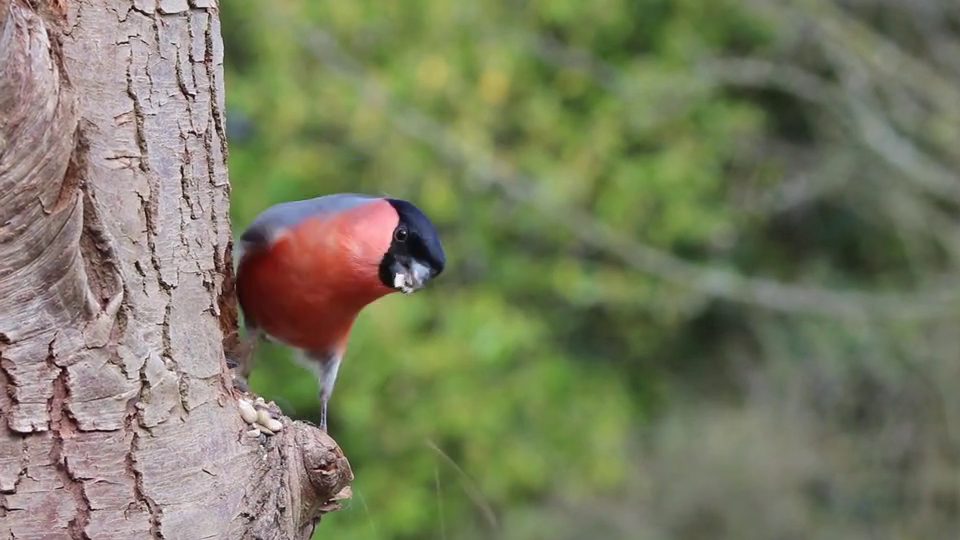
#> input picture frame 43 of Bullfinch.mp4, 960 x 540 px
$ python v7.py
#> lines starting #> are read from the running program, lines starting #| are printed output that depends on the picture; after the words box and inside, x2 and y2 are one past the last pixel; in counts of white or black regions, pixels touching at a corner belong together
# Converting colour image frame into gray scale image
import cv2
import numpy as np

# Creating a VideoCapture object to read the video
cap = cv2.VideoCapture('Bullfinch.mp4')


# Loop untill the end of the video
while (cap.isOpened()):

    # Capture frame-by-frame
    ret, frame = cap.read()
#> frame is the input picture: shape (540, 960, 3); mean B, G, R 97.8, 124.6, 122

    # Display the resulting frame
    cv2.imshow('colour video',frame)

    # conversion of BGR to grayscale is necessary to apply this operation
    gray = cv2.cvtColor(frame,cv2.COLOR_BGR2GRAY)
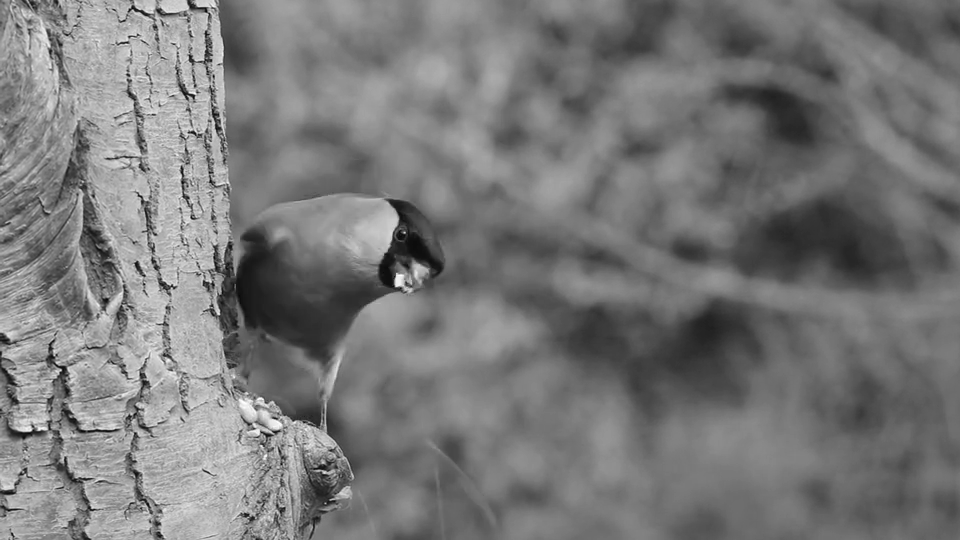
#> gray: shape (540, 960); min 4, max 255, mean 120.7
    cv2.imshow('gray video',gray)
    # adaptive thresholding to use different threshold
    # values on different regions of the frame.
    Thresh = cv2.adaptiveThreshold(gray,255,cv2.ADAPTIVE_THRESH_MEAN_C,
                                           cv2.THRESH_BINARY_INV,11,2)
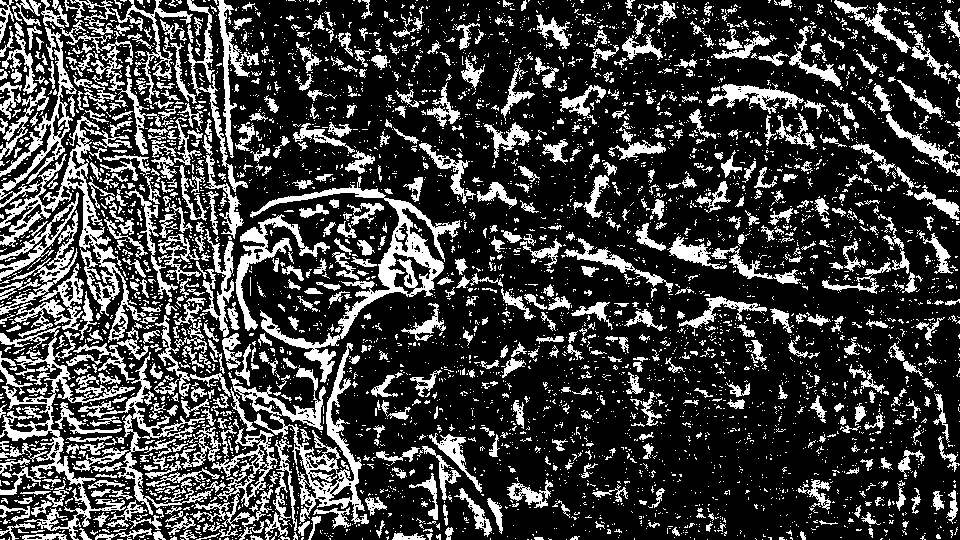
#> Thresh: shape (540, 960); 25.1% white; 4886 white regions (4105 under 20 px), largest, box (x1, y1, x2, y2) and area: (0, 27, 146, 343) 6567, (250, 176, 461, 383) 5651, (231, 343, 369, 524) 4842

    cv2.imshow('Binary video', Thresh)
    # define q as the exit button
    if cv2.waitKey(25) & 0xFF == ord('q'):
#> (key q is pressed here)
        break

# release the video capture object
cap.release()
# Closes all the windows currently opened.
cv2.destroyAllWindows()

$ run again, starting later in the video
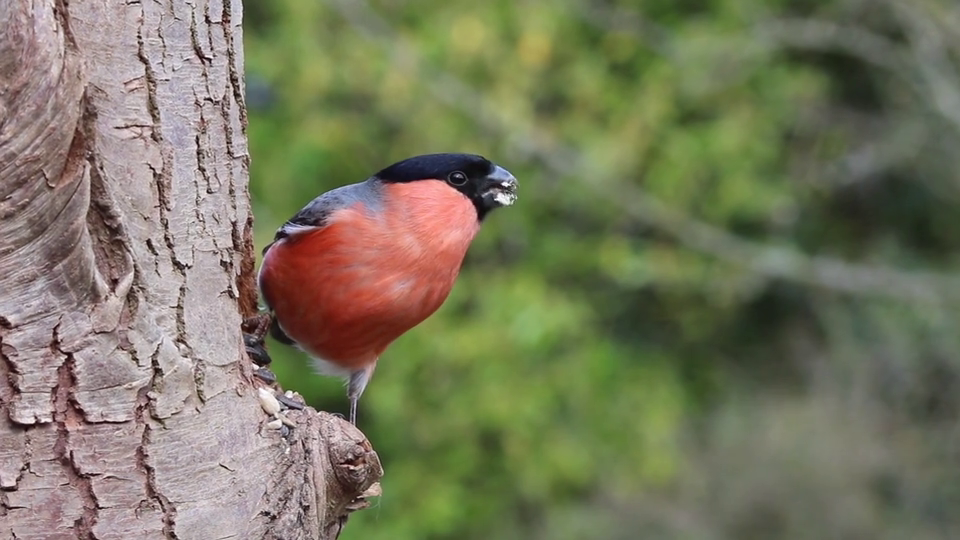
#> input picture frame 194 of Bullfinch.mp4, 960 x 540 px
#> frame is the input picture: shape (540, 960, 3); mean B, G, R 95.2, 120, 120.4
#> `gray = cv2.cvtColor(frame,cv2.COLOR_BGR2GRAY)`:
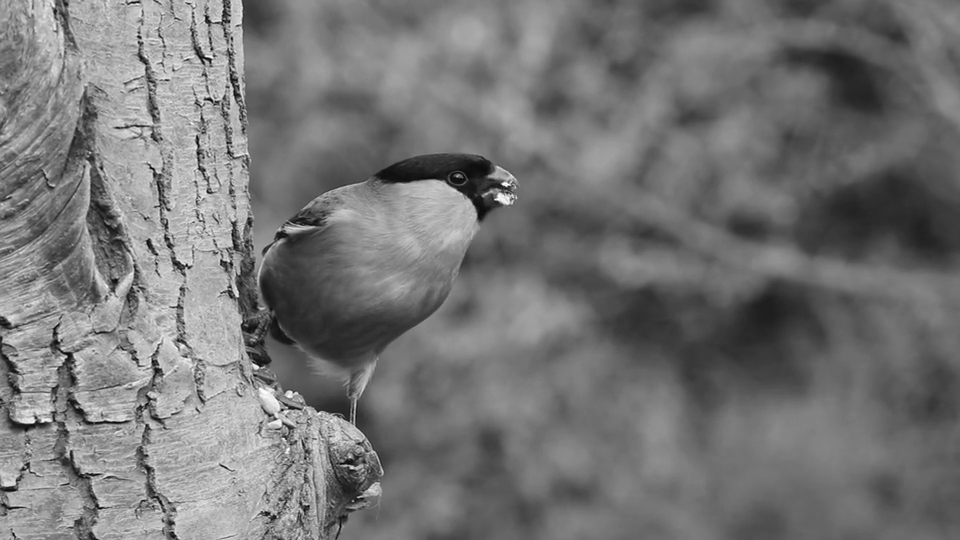
#> gray: shape (540, 960); min 3, max 255, mean 117.3
#> `Thresh = cv2.adaptiveThreshold(gray,255,cv2.ADAPTIVE_THRESH_MEAN_C, cv..`:
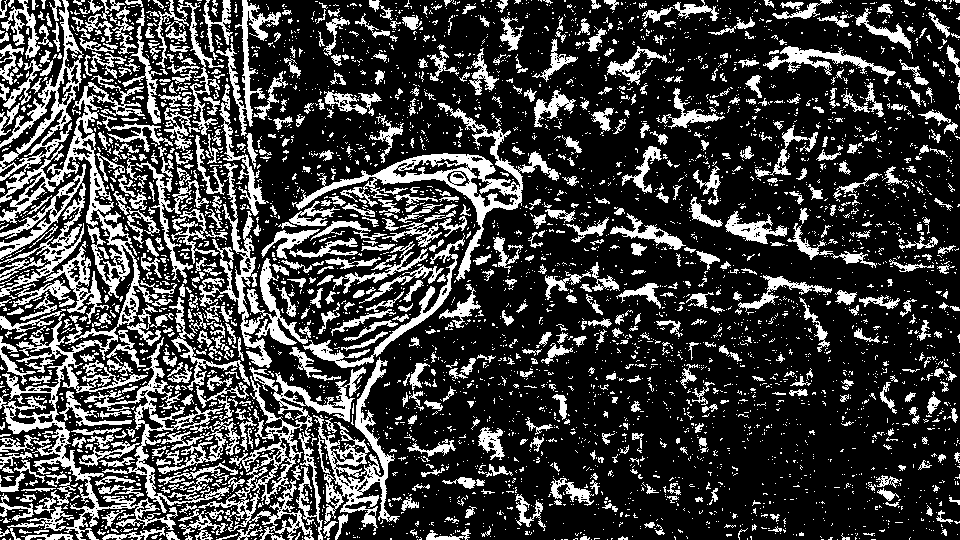
#> Thresh: shape (540, 960); 25.6% white; 4472 white regions (3741 under 20 px), largest, box (x1, y1, x2, y2) and area: (0, 0, 178, 540) 14669, (292, 103, 559, 281) 5619, (198, 367, 366, 540) 5564

$ run again, starting later in the video
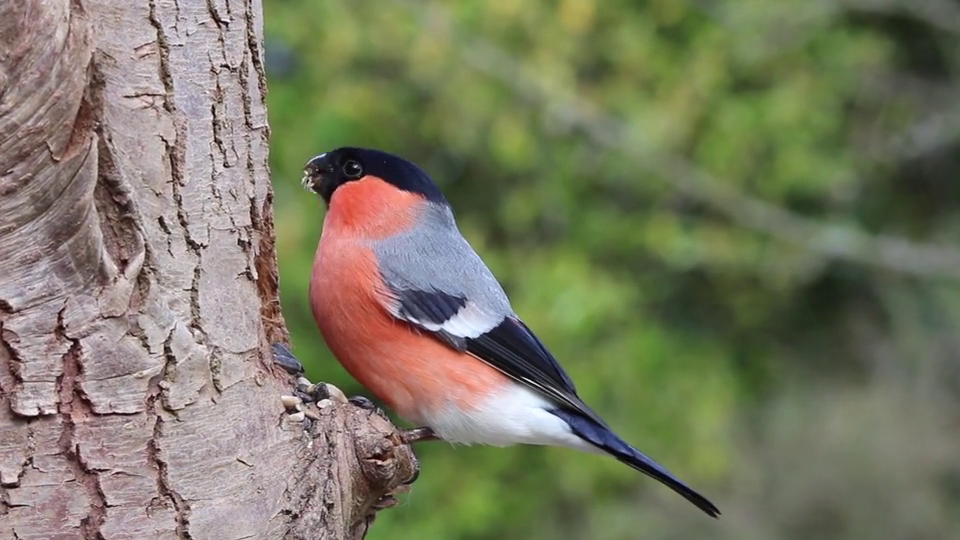
#> input picture frame 345 of Bullfinch.mp4, 960 x 540 px
#> frame is the input picture: shape (540, 960, 3); mean B, G, R 99.4, 121.9, 122.4
#> `gray = cv2.cvtColor(frame,cv2.COLOR_BGR2GRAY)`:
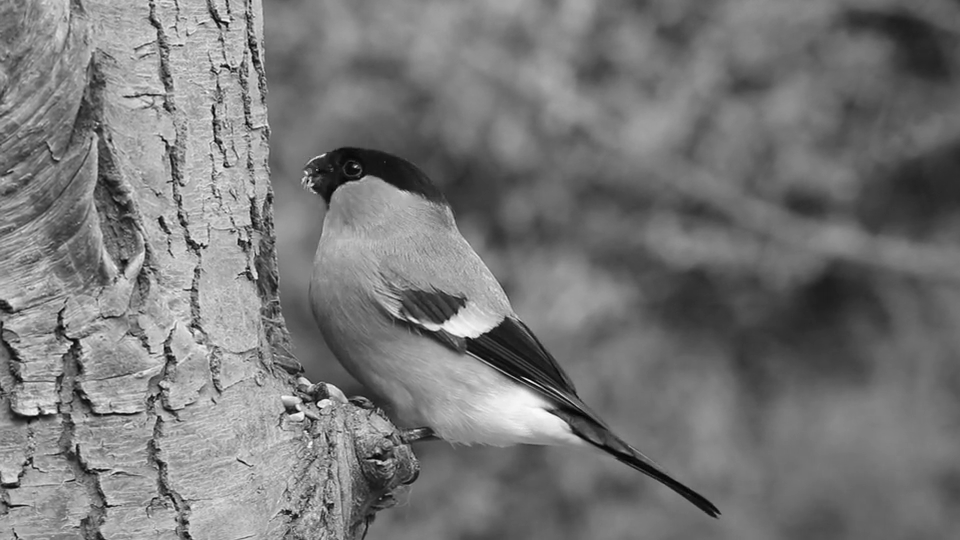
#> gray: shape (540, 960); min 1, max 252, mean 119.4
#> `Thresh = cv2.adaptiveThreshold(gray,255,cv2.ADAPTIVE_THRESH_MEAN_C, cv..`:
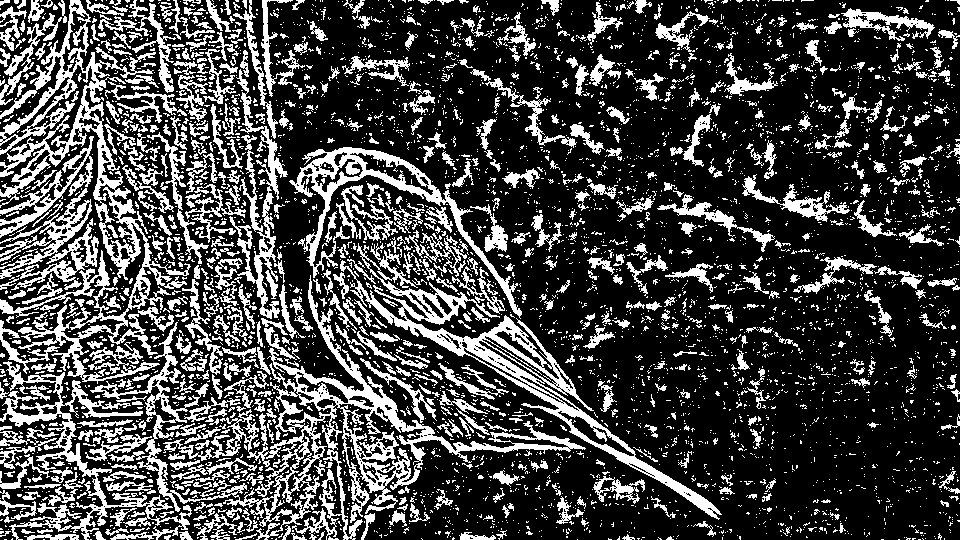
#> Thresh: shape (540, 960); 26.8% white; 4802 white regions (4104 under 20 px), largest, box (x1, y1, x2, y2) and area: (90, 275, 586, 540) 16237, (0, 0, 191, 384) 13387, (340, 243, 722, 520) 8724
